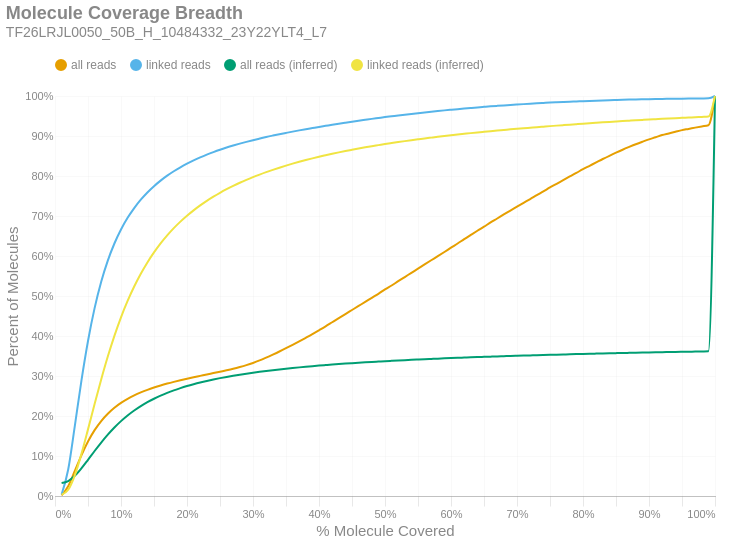

This figure's notebook cell:
### Markdown cell above
### Molecule Read Coverage
This chart shows molecule coverage breadth as computed by the number of bases aligned to that molecule. In other words, "*how much of each unique long molecule is actually sequenced/aligned?*" Keep in mind there is a distinction between sequences and alignments, since some sequences belonging to a particular molecule may not align well and wouldn't appear in the alignment data. This chart also shows molecule coverage breadth as computed by the *inferred fragment* from which the aligned sequences originate. Unlike read coverage, this calculation takes into account the total insert size, including unsequenced gaps between the forward and reverse reads. Like the previous figures, these are cumulative percents.

### Code cell
if SKIPLR:
    print_html(f"Skipped")
else:
    binned_df = consolidated_hist(valids['coverage_bp'], mask, 0.01, True)
    binned_df_inf = consolidated_hist(valids['coverage_inserts'], mask, 0.01, True)
    binned_df = binned_df.with_columns(pl.lit(binned_df_inf['all reads (cumsum)']).alias('all reads (inferred)'))
    binned_df = binned_df.with_columns(pl.lit(binned_df_inf['linked reads (cumsum)']).alias('linked reads (inferred)'))
    binned_df = binned_df.with_columns(
        (pl.col('bin').cast(pl.Float64) + 0.01).alias('right_edge')
    )

    with SafeRender(binned_df):
        (
            density_plot(binned_df, 'Molecule Coverage Breadth', samplename, 'molcov', ['all reads (inferred)','linked reads (inferred)'])
            .encode(
                #x=alt.X('bin:Q', title="% Molecule Covered").axis(format = '%').scale(padding=0),
                x=alt.X('right_edge:Q', title="% Molecule Covered").axis(format='%').scale(padding=0),
                y=alt.Y('value:Q', title='Percent of Molecules')
                    .axis(format='%')
                    .stack(False)
                    .scale(domainMin=0, padding=0),
                color=alt.Color("key:N").scale(domain = ["all reads", "linked reads", "all reads (inferred)", "linked reads (inferred)"]),
                tooltip = [
                    alt.Tooltip("key:N", title = "Data Type"),
                    alt.Tooltip("range_label:N", title="% Molecule Covered"),
                    alt.Tooltip("value:Q", format = ".2%", title="% Molecules")
                ]
            )
        ).display()

### Figure 1 — Vega-Lite specification as saved in the notebook (floating-point values rounded to 4 significant figures)
{"width": "container", "height": 400, "config": {"title": {"anchor": "start", "dy": -15, "fontSize": 18, "color": "#888888", "subtitleColor": "#888888", "subtitleFontSize": 14}, "arc": {"fill": "#0072B2"}, "axis": {"domainColor": "#888888", "domainWidth": 0.5, "gridWidth": 0.2, "grid": false, "titleFontWeight": 400, "titleFontSize": 15, "labelFontSize": 11, "labelColor": "#888888", "tickColor": "#888888", "tickWidth": 0.2, "titleColor": "#888888"}, "axisBand": {"grid": false}, "axisX": {"grid": true, "tickSize": 10, "domainCap": "round"}, "axisY": {"domain": false, "grid": true, "tickSize": 0, "domainCap": "round"}, "background": "transparent", "header": {"labelFontSize": 15, "labelColor": "#888888", "titleFontSize": 15, "titleFontWeight": 600, "titleColor": "#888888"}, "legend": {"labelFont": "sans-serif", "labelFontSize": 12, "labelColor": "#888888", "symbolSize": 100, "symbolType": "circle", "titleFontSize": 12, "titlePadding": 10, "titleColor": "#888888", "title": null, "orient": "top"}, "range": {"category": ["#E69F00", "#56B4E9", "#009E73", "#F0E442", "#0072B2", "#D55E00", "#CC79A7", "#000000"], "diverging": ["#cfe8f3", "#a2d4ec", "#73bfe2", "#46abdb", "#1696d2", "#12719e"]}, "area": {"fill": "#0072B2", "fillOpacity": 0.7, "line": true, "strokeOpacity": 0.7}, "line": {"color": "#0072B2", "stroke": "#0072B2", "strokeWidth": 2}, "trail": {"color": "#0072B2", "stroke": "#0072B2", "strokeWidth": 0, "size": 1}, "point": {"filled": true, "fillOpacity": 1.0, "size": 95}, "text": {"color": "#888888", "fontSize": 11, "align": "right", "fontWeight": 400, "size": 11}, "bar": {"fill": "#0072B2", "stroke": null}, "view": {"stroke": null, "continuousWidth": 660, "continuousHeight": 400}}, "data": {"name": "data-6112b58581c061698026d4d8e98816ea"}, "mark": {"type": "line", "interpolate": "monotone", "point": {"opacity": 0, "size": 275}}, "encoding": {"color": {"field": "key", "scale": {"domain": ["all reads", "linked reads", "all reads (inferred)", "linked reads (inferred)"]}, "type": "nominal"}, "tooltip": [{"field": "key", "title": "Data Type", "type": "nominal"}, {"field": "range_label", "title": "% Molecule Covered", "type": "nominal"}, {"field": "value", "format": ".2%", "title": "% Molecules", "type": "quantitative"}], "x": {"axis": {"format": "%"}, "field": "right_edge", "scale": {"padding": 0}, "title": "% Molecule Covered", "type": "quantitative"}, "y": {"axis": {"format": "%"}, "field": "value", "scale": {"domainMin": 0, "padding": 0}, "stack": false, "title": "Percent of Molecules", "type": "quantitative"}}, "params": [{"name": "param_c36ac31b6afebe62", "select": {"type": "point", "fields": ["key"]}, "bind": "legend"}], "title": {"text": "Molecule Coverage Breadth", "subtitle": "TF26LRJL0050_50B_H_10484332_23Y22YLT4_L7"}, "transform": [{"fold": ["all reads (cumsum)", "linked reads (cumsum)", "all reads (inferred)", "linked reads (inferred)"]}, {"calculate": "replace(datum.key, ' (cumsum)', '')", "as": "key"}, {"filter": {"param": "param_c36ac31b6afebe62"}}], "usermeta": {"embedOptions": {"downloadFileName": "TF26LRJL0050_50B_H_10484332_23Y22YLT4_L7.molcov"}}, "$schema": "https://vega.github.io/schema/vega-lite/v6.4.1.json", "datasets": {"data-6112b58581c061698026d4d8e98816ea": [{"bin": "0.0", "interval": "0.0-0.01", "all reads": 0.001649, "linked reads": 0.003623, "all reads (cumsum)": 0.001649, "linked reads (cumsum)": 0.003623, "range_label": "0.0-0.01", "all reads (inferred)": 0.03259, "linked reads (inferred)": 0.003279, "right_edge": 0.01}, {"bin": "0.01", "interval": "0.01-0.02", "all reads": 0.02273, "linked reads": 0.0627, "all reads (cumsum)": 0.02438, "linked reads (cumsum)": 0.06632, "range_label": "0.01-0.02", "all reads (inferred)": 0.03748, "linked reads (inferred)": 0.01551, "right_edge": 0.02}, {"bin": "0.02", "interval": "0.02-0.03", "all reads": 0.03808, "linked reads": 0.1084, "all reads (cumsum)": 0.06246, "linked reads (cumsum)": 0.1748, "range_label": "0.02-0.03", "all reads (inferred)": 0.05044, "linked reads (inferred)": 0.05169, "right_edge": 0.03}, {"bin": "0.03", "interval": "0.03-0.04", "all reads": 0.0393, "linked reads": 0.1132, "all reads (cumsum)": 0.1018, "linked reads (cumsum)": 0.288, "range_label": "0.03-0.04", "all reads (inferred)": 0.06912, "linked reads (inferred)": 0.105, "right_edge": 0.04}, {"bin": "0.04", "interval": "0.04-0.05", "all reads": 0.03446, "linked reads": 0.09958, "all reads (cumsum)": 0.1362, "linked reads (cumsum)": 0.3876, "range_label": "0.04-0.05", "all reads (inferred)": 0.09053, "linked reads (inferred)": 0.1666, "right_edge": 0.05}, {"bin": "0.05", "interval": "0.05-0.06", "all reads": 0.0284, "linked reads": 0.0821, "all reads (cumsum)": 0.1646, "linked reads (cumsum)": 0.4697, "range_label": "0.05-0.06", "all reads (inferred)": 0.1125, "linked reads (inferred)": 0.2302, "right_edge": 0.06}, {"bin": "0.06", "interval": "0.06-0.07", "all reads": 0.02287, "linked reads": 0.0661, "all reads (cumsum)": 0.1875, "linked reads (cumsum)": 0.5358, "range_label": "0.06-0.07", "all reads (inferred)": 0.1337, "linked reads (inferred)": 0.2915, "right_edge": 0.07}, {"bin": "0.07", "interval": "0.07-0.08", "all reads": 0.01828, "linked reads": 0.05281, "all reads (cumsum)": 0.2058, "linked reads (cumsum)": 0.5886, "range_label": "0.07-0.08", "all reads (inferred)": 0.1534, "linked reads (inferred)": 0.3486, "right_edge": 0.08}, {"bin": "0.08", "interval": "0.08-0.09", "all reads": 0.0148, "linked reads": 0.04271, "all reads (cumsum)": 0.2206, "linked reads (cumsum)": 0.6313, "range_label": "0.08-0.09", "all reads (inferred)": 0.1712, "linked reads (inferred)": 0.4004, "right_edge": 0.09}, {"bin": "0.09", "interval": "0.09-0.1", "all reads": 0.01219, "linked reads": 0.03504, "all reads (cumsum)": 0.2328, "linked reads (cumsum)": 0.6663, "range_label": "0.09-0.1", "all reads (inferred)": 0.1872, "linked reads (inferred)": 0.4468, "right_edge": 0.1}, {"bin": "0.1", "interval": "0.1-0.11", "all reads": 0.01014, "linked reads": 0.02906, "all reads (cumsum)": 0.2429, "linked reads (cumsum)": 0.6954, "range_label": "0.1-0.11", "all reads (inferred)": 0.2012, "linked reads (inferred)": 0.4876, "right_edge": 0.11}, {"bin": "0.11", "interval": "0.11-0.12", "all reads": 0.008608, "linked reads": 0.02452, "all reads (cumsum)": 0.2515, "linked reads (cumsum)": 0.7199, "range_label": "0.11-0.12", "all reads (inferred)": 0.2137, "linked reads (inferred)": 0.5237, "right_edge": 0.12}, {"bin": "0.12", "interval": "0.12-0.13", "all reads": 0.007391, "linked reads": 0.02089, "all reads (cumsum)": 0.2589, "linked reads (cumsum)": 0.7408, "range_label": "0.12-0.13", "all reads (inferred)": 0.2247, "linked reads (inferred)": 0.5556, "right_edge": 0.13}, {"bin": "0.13", "interval": "0.13-0.14", "all reads": 0.006478, "linked reads": 0.01804, "all reads (cumsum)": 0.2654, "linked reads (cumsum)": 0.7588, "range_label": "0.13-0.14", "all reads (inferred)": 0.2345, "linked reads (inferred)": 0.5839, "right_edge": 0.14}, {"bin": "0.14", "interval": "0.14-0.15", "all reads": 0.005742, "linked reads": 0.01569, "all reads (cumsum)": 0.2711, "linked reads (cumsum)": 0.7745, "range_label": "0.14-0.15", "all reads (inferred)": 0.2431, "linked reads (inferred)": 0.609, "right_edge": 0.15}, {"bin": "0.15", "interval": "0.15-0.16", "all reads": 0.005202, "linked reads": 0.01398, "all reads (cumsum)": 0.2763, "linked reads (cumsum)": 0.7885, "range_label": "0.15-0.16", "all reads (inferred)": 0.2509, "linked reads (inferred)": 0.6316, "right_edge": 0.16}, {"bin": "0.16", "interval": "0.16-0.17", "all reads": 0.00471, "linked reads": 0.01235, "all reads (cumsum)": 0.281, "linked reads (cumsum)": 0.8008, "range_label": "0.16-0.17", "all reads (inferred)": 0.2578, "linked reads (inferred)": 0.6516, "right_edge": 0.17}, {"bin": "0.17", "interval": "0.17-0.18", "all reads": 0.004341, "linked reads": 0.01102, "all reads (cumsum)": 0.2854, "linked reads (cumsum)": 0.8119, "range_label": "0.17-0.18", "all reads (inferred)": 0.2641, "linked reads (inferred)": 0.6697, "right_edge": 0.18}, {"bin": "0.18", "interval": "0.18-0.19", "all reads": 0.004048, "linked reads": 0.009914, "all reads (cumsum)": 0.2894, "linked reads (cumsum)": 0.8218, "range_label": "0.18-0.19", "all reads (inferred)": 0.2697, "linked reads (inferred)": 0.686, "right_edge": 0.19}, {"bin": "0.19", "interval": "0.19-0.2", "all reads": 0.003838, "linked reads": 0.00902, "all reads (cumsum)": 0.2933, "linked reads (cumsum)": 0.8308, "range_label": "0.19-0.2", "all reads (inferred)": 0.2748, "linked reads (inferred)": 0.7007, "right_edge": 0.2}, {"bin": "0.2", "interval": "0.2-0.21", "all reads": 0.003573, "linked reads": 0.008153, "all reads (cumsum)": 0.2968, "linked reads (cumsum)": 0.8389, "range_label": "0.2-0.21", "all reads (inferred)": 0.2794, "linked reads (inferred)": 0.7141, "right_edge": 0.21}, {"bin": "0.21", "interval": "0.21-0.22", "all reads": 0.003484, "linked reads": 0.007519, "all reads (cumsum)": 0.3003, "linked reads (cumsum)": 0.8465, "range_label": "0.21-0.22", "all reads (inferred)": 0.2837, "linked reads (inferred)": 0.7265, "right_edge": 0.22}, {"bin": "0.22", "interval": "0.22-0.23", "all reads": 0.003469, "linked reads": 0.006929, "all reads (cumsum)": 0.3038, "linked reads (cumsum)": 0.8534, "range_label": "0.22-0.23", "all reads (inferred)": 0.2877, "linked reads (inferred)": 0.7378, "right_edge": 0.23}, {"bin": "0.23", "interval": "0.23-0.24", "all reads": 0.003517, "linked reads": 0.006378, "all reads (cumsum)": 0.3073, "linked reads (cumsum)": 0.8598, "range_label": "0.23-0.24", "all reads (inferred)": 0.2913, "linked reads (inferred)": 0.7483, "right_edge": 0.24}, {"bin": "0.24", "interval": "0.24-0.25", "all reads": 0.003495, "linked reads": 0.005929, "all reads (cumsum)": 0.3108, "linked reads (cumsum)": 0.8657, "range_label": "0.24-0.25", "all reads (inferred)": 0.2947, "linked reads (inferred)": 0.7581, "right_edge": 0.25}, {"bin": "0.25", "interval": "0.25-0.26", "all reads": 0.003451, "linked reads": 0.005399, "all reads (cumsum)": 0.3142, "linked reads (cumsum)": 0.8711, "range_label": "0.25-0.26", "all reads (inferred)": 0.2978, "linked reads (inferred)": 0.767, "right_edge": 0.26}, {"bin": "0.26", "interval": "0.26-0.27", "all reads": 0.003753, "linked reads": 0.005018, "all reads (cumsum)": 0.318, "linked reads (cumsum)": 0.8761, "range_label": "0.26-0.27", "all reads (inferred)": 0.3006, "linked reads (inferred)": 0.7753, "right_edge": 0.27}, {"bin": "0.27", "interval": "0.27-0.28", "all reads": 0.004309, "linked reads": 0.004736, "all reads (cumsum)": 0.3223, "linked reads (cumsum)": 0.8809, "range_label": "0.27-0.28", "all reads (inferred)": 0.3033, "linked reads (inferred)": 0.7831, "right_edge": 0.28}, {"bin": "0.28", "interval": "0.28-0.29", "all reads": 0.004813, "linked reads": 0.004517, "all reads (cumsum)": 0.3271, "linked reads (cumsum)": 0.8854, "range_label": "0.28-0.29", "all reads (inferred)": 0.3059, "linked reads (inferred)": 0.7904, "right_edge": 0.29}, {"bin": "0.29", "interval": "0.29-0.3", "all reads": 0.005493, "linked reads": 0.00421, "all reads (cumsum)": 0.3326, "linked reads (cumsum)": 0.8896, "range_label": "0.29-0.3", "all reads (inferred)": 0.3082, "linked reads (inferred)": 0.7972, "right_edge": 0.3}, {"bin": "0.3", "interval": "0.3-0.31", "all reads": 0.006331, "linked reads": 0.003993, "all reads (cumsum)": 0.3389, "linked reads (cumsum)": 0.8936, "range_label": "0.3-0.31", "all reads (inferred)": 0.3105, "linked reads (inferred)": 0.8036, "right_edge": 0.31}, {"bin": "0.31", "interval": "0.31-0.32", "all reads": 0.007121, "linked reads": 0.003893, "all reads (cumsum)": 0.3461, "linked reads (cumsum)": 0.8975, "range_label": "0.31-0.32", "all reads (inferred)": 0.3126, "linked reads (inferred)": 0.8097, "right_edge": 0.32}, {"bin": "0.32", "interval": "0.32-0.33", "all reads": 0.0075, "linked reads": 0.003567, "all reads (cumsum)": 0.3536, "linked reads (cumsum)": 0.901, "range_label": "0.32-0.33", "all reads (inferred)": 0.3146, "linked reads (inferred)": 0.8154, "right_edge": 0.33}, {"bin": "0.33", "interval": "0.33-0.34", "all reads": 0.007747, "linked reads": 0.003413, "all reads (cumsum)": 0.3613, "linked reads (cumsum)": 0.9044, "range_label": "0.33-0.34", "all reads (inferred)": 0.3164, "linked reads (inferred)": 0.8208, "right_edge": 0.34}, {"bin": "0.34", "interval": "0.34-0.35", "all reads": 0.008144, "linked reads": 0.003291, "all reads (cumsum)": 0.3695, "linked reads (cumsum)": 0.9077, "range_label": "0.34-0.35", "all reads (inferred)": 0.3182, "linked reads (inferred)": 0.8259, "right_edge": 0.35}, {"bin": "0.35", "interval": "0.35-0.36", "all reads": 0.008483, "linked reads": 0.003235, "all reads (cumsum)": 0.3779, "linked reads (cumsum)": 0.911, "range_label": "0.35-0.36", "all reads (inferred)": 0.3199, "linked reads (inferred)": 0.8309, "right_edge": 0.36}, {"bin": "0.36", "interval": "0.36-0.37", "all reads": 0.008685, "linked reads": 0.003117, "all reads (cumsum)": 0.3866, "linked reads (cumsum)": 0.9141, "range_label": "0.36-0.37", "all reads (inferred)": 0.3216, "linked reads (inferred)": 0.8355, "right_edge": 0.37}, {"bin": "0.37", "interval": "0.37-0.38", "all reads": 0.008956, "linked reads": 0.00295, "all reads (cumsum)": 0.3956, "linked reads (cumsum)": 0.917, "range_label": "0.37-0.38", "all reads (inferred)": 0.3231, "linked reads (inferred)": 0.8399, "right_edge": 0.38}, {"bin": "0.38", "interval": "0.38-0.39", "all reads": 0.009146, "linked reads": 0.002862, "all reads (cumsum)": 0.4047, "linked reads (cumsum)": 0.9199, "range_label": "0.38-0.39", "all reads (inferred)": 0.3246, "linked reads (inferred)": 0.8441, "right_edge": 0.39}, {"bin": "0.39", "interval": "0.39-0.4", "all reads": 0.009597, "linked reads": 0.002866, "all reads (cumsum)": 0.4143, "linked reads (cumsum)": 0.9228, "range_label": "0.39-0.4", "all reads (inferred)": 0.326, "linked reads (inferred)": 0.8481, "right_edge": 0.4}, {"bin": "0.4", "interval": "0.4-0.41", "all reads": 0.009787, "linked reads": 0.00268, "all reads (cumsum)": 0.4241, "linked reads (cumsum)": 0.9255, "range_label": "0.4-0.41", "all reads (inferred)": 0.3273, "linked reads (inferred)": 0.8519, "right_edge": 0.41}, {"bin": "0.41", "interval": "0.41-0.42", "all reads": 0.01032, "linked reads": 0.002704, "all reads (cumsum)": 0.4344, "linked reads (cumsum)": 0.9282, "range_label": "0.41-0.42", "all reads (inferred)": 0.3286, "linked reads (inferred)": 0.8556, "right_edge": 0.42}, {"bin": "0.42", "interval": "0.42-0.43", "all reads": 0.01029, "linked reads": 0.002594, "all reads (cumsum)": 0.4447, "linked reads (cumsum)": 0.9307, "range_label": "0.42-0.43", "all reads (inferred)": 0.3298, "linked reads (inferred)": 0.8591, "right_edge": 0.43}, {"bin": "0.43", "interval": "0.43-0.44", "all reads": 0.01008, "linked reads": 0.002511, "all reads (cumsum)": 0.4548, "linked reads (cumsum)": 0.9333, "range_label": "0.43-0.44", "all reads (inferred)": 0.3309, "linked reads (inferred)": 0.8624, "right_edge": 0.44}, {"bin": "0.44", "interval": "0.44-0.45", "all reads": 0.01017, "linked reads": 0.002477, "all reads (cumsum)": 0.465, "linked reads (cumsum)": 0.9357, "range_label": "0.44-0.45", "all reads (inferred)": 0.3321, "linked reads (inferred)": 0.8656, "right_edge": 0.45}, {"bin": "0.45", "interval": "0.45-0.46", "all reads": 0.01017, "linked reads": 0.002413, "all reads (cumsum)": 0.4751, "linked reads (cumsum)": 0.9382, "range_label": "0.45-0.46", "all reads (inferred)": 0.3331, "linked reads (inferred)": 0.8687, "right_edge": 0.46}, {"bin": "0.46", "interval": "0.46-0.47", "all reads": 0.01006, "linked reads": 0.002335, "all reads (cumsum)": 0.4852, "linked reads (cumsum)": 0.9405, "range_label": "0.46-0.47", "all reads (inferred)": 0.3342, "linked reads (inferred)": 0.8717, "right_edge": 0.47}, {"bin": "0.47", "interval": "0.47-0.48", "all reads": 0.01034, "linked reads": 0.002326, "all reads (cumsum)": 0.4955, "linked reads (cumsum)": 0.9428, "range_label": "0.47-0.48", "all reads (inferred)": 0.3352, "linked reads (inferred)": 0.8745, "right_edge": 0.48}, {"bin": "0.48", "interval": "0.48-0.49", "all reads": 0.009987, "linked reads": 0.002193, "all reads (cumsum)": 0.5055, "linked reads (cumsum)": 0.945, "range_label": "0.48-0.49", "all reads (inferred)": 0.3361, "linked reads (inferred)": 0.8772, "right_edge": 0.49}, {"bin": "0.49", "interval": "0.49-0.5", "all reads": 0.01117, "linked reads": 0.002207, "all reads (cumsum)": 0.5167, "linked reads (cumsum)": 0.9472, "range_label": "0.49-0.5", "all reads (inferred)": 0.3371, "linked reads (inferred)": 0.8799, "right_edge": 0.5}, {"bin": "0.5", "interval": "0.5-0.51", "all reads": 0.009574, "linked reads": 0.002044, "all reads (cumsum)": 0.5263, "linked reads (cumsum)": 0.9493, "range_label": "0.5-0.51", "all reads (inferred)": 0.3379, "linked reads (inferred)": 0.8824, "right_edge": 0.51}, {"bin": "0.51", "interval": "0.51-0.52", "all reads": 0.01074, "linked reads": 0.002063, "all reads (cumsum)": 0.537, "linked reads (cumsum)": 0.9513, "range_label": "0.51-0.52", "all reads (inferred)": 0.3388, "linked reads (inferred)": 0.8848, "right_edge": 0.52}, {"bin": "0.52", "interval": "0.52-0.53", "all reads": 0.01038, "linked reads": 0.002009, "all reads (cumsum)": 0.5474, "linked reads (cumsum)": 0.9533, "range_label": "0.52-0.53", "all reads (inferred)": 0.3396, "linked reads (inferred)": 0.8872, "right_edge": 0.53}, {"bin": "0.53", "interval": "0.53-0.54", "all reads": 0.01058, "linked reads": 0.001937, "all reads (cumsum)": 0.558, "linked reads (cumsum)": 0.9553, "range_label": "0.53-0.54", "all reads (inferred)": 0.3404, "linked reads (inferred)": 0.8895, "right_edge": 0.54}, {"bin": "0.54", "interval": "0.54-0.55", "all reads": 0.01032, "linked reads": 0.001874, "all reads (cumsum)": 0.5683, "linked reads (cumsum)": 0.9571, "range_label": "0.54-0.55", "all reads (inferred)": 0.3412, "linked reads (inferred)": 0.8917, "right_edge": 0.55}, {"bin": "0.55", "interval": "0.55-0.56", "all reads": 0.01061, "linked reads": 0.001801, "all reads (cumsum)": 0.5789, "linked reads (cumsum)": 0.9589, "range_label": "0.55-0.56", "all reads (inferred)": 0.342, "linked reads (inferred)": 0.8939, "right_edge": 0.56}, {"bin": "0.56", "interval": "0.56-0.57", "all reads": 0.01042, "linked reads": 0.0018, "all reads (cumsum)": 0.5893, "linked reads (cumsum)": 0.9607, "range_label": "0.56-0.57", "all reads (inferred)": 0.3427, "linked reads (inferred)": 0.8959, "right_edge": 0.57}, {"bin": "0.57", "interval": "0.57-0.58", "all reads": 0.01025, "linked reads": 0.0017, "all reads (cumsum)": 0.5996, "linked reads (cumsum)": 0.9624, "range_label": "0.57-0.58", "all reads (inferred)": 0.3434, "linked reads (inferred)": 0.898, "right_edge": 0.58}, {"bin": "0.58", "interval": "0.58-0.59", "all reads": 0.01046, "linked reads": 0.001617, "all reads (cumsum)": 0.61, "linked reads (cumsum)": 0.9641, "range_label": "0.58-0.59", "all reads (inferred)": 0.3441, "linked reads (inferred)": 0.8999, "right_edge": 0.59}, {"bin": "0.59", "interval": "0.59-0.6", "all reads": 0.01073, "linked reads": 0.001568, "all reads (cumsum)": 0.6208, "linked reads (cumsum)": 0.9656, "range_label": "0.59-0.6", "all reads (inferred)": 0.3448, "linked reads (inferred)": 0.9018, "right_edge": 0.6}, {"bin": "0.6", "interval": "0.6-0.61", "all reads": 0.01047, "linked reads": 0.001549, "all reads (cumsum)": 0.6312, "linked reads (cumsum)": 0.9672, "range_label": "0.6-0.61", "all reads (inferred)": 0.3454, "linked reads (inferred)": 0.9037, "right_edge": 0.61}, {"bin": "0.61", "interval": "0.61-0.62", "all reads": 0.01093, "linked reads": 0.001499, "all reads (cumsum)": 0.6422, "linked reads (cumsum)": 0.9687, "range_label": "0.61-0.62", "all reads (inferred)": 0.3461, "linked reads (inferred)": 0.9054, "right_edge": 0.62}, {"bin": "0.62", "interval": "0.62-0.63", "all reads": 0.01054, "linked reads": 0.001428, "all reads (cumsum)": 0.6527, "linked reads (cumsum)": 0.9701, "range_label": "0.62-0.63", "all reads (inferred)": 0.3467, "linked reads (inferred)": 0.9072, "right_edge": 0.63}, {"bin": "0.63", "interval": "0.63-0.64", "all reads": 0.01044, "linked reads": 0.0014, "all reads (cumsum)": 0.6632, "linked reads (cumsum)": 0.9715, "range_label": "0.63-0.64", "all reads (inferred)": 0.3473, "linked reads (inferred)": 0.9089, "right_edge": 0.64}, {"bin": "0.64", "interval": "0.64-0.65", "all reads": 0.01016, "linked reads": 0.001328, "all reads (cumsum)": 0.6733, "linked reads (cumsum)": 0.9728, "range_label": "0.64-0.65", "all reads (inferred)": 0.3479, "linked reads (inferred)": 0.9105, "right_edge": 0.65}, {"bin": "0.65", "interval": "0.65-0.66", "all reads": 0.01055, "linked reads": 0.001311, "all reads (cumsum)": 0.6839, "linked reads (cumsum)": 0.9741, "range_label": "0.65-0.66", "all reads (inferred)": 0.3484, "linked reads (inferred)": 0.9121, "right_edge": 0.66}, {"bin": "0.66", "interval": "0.66-0.67", "all reads": 0.009883, "linked reads": 0.001205, "all reads (cumsum)": 0.6938, "linked reads (cumsum)": 0.9753, "range_label": "0.66-0.67", "all reads (inferred)": 0.349, "linked reads (inferred)": 0.9136, "right_edge": 0.67}, {"bin": "0.67", "interval": "0.67-0.68", "all reads": 0.01009, "linked reads": 0.001164, "all reads (cumsum)": 0.7039, "linked reads (cumsum)": 0.9765, "range_label": "0.67-0.68", "all reads (inferred)": 0.3495, "linked reads (inferred)": 0.9151, "right_edge": 0.68}, {"bin": "0.68", "interval": "0.68-0.69", "all reads": 0.009733, "linked reads": 0.001109, "all reads (cumsum)": 0.7136, "linked reads (cumsum)": 0.9776, "range_label": "0.68-0.69", "all reads (inferred)": 0.3501, "linked reads (inferred)": 0.9166, "right_edge": 0.69}, {"bin": "0.69", "interval": "0.69-0.7", "all reads": 0.009831, "linked reads": 0.00105, "all reads (cumsum)": 0.7234, "linked reads (cumsum)": 0.9787, "range_label": "0.69-0.7", "all reads (inferred)": 0.3506, "linked reads (inferred)": 0.918, "right_edge": 0.7}, {"bin": "0.7", "interval": "0.7-0.71", "all reads": 0.00957, "linked reads": 0.001023, "all reads (cumsum)": 0.733, "linked reads (cumsum)": 0.9797, "range_label": "0.7-0.71", "all reads (inferred)": 0.3511, "linked reads (inferred)": 0.9194, "right_edge": 0.71}, {"bin": "0.71", "interval": "0.71-0.72", "all reads": 0.009429, "linked reads": 0.0009933, "all reads (cumsum)": 0.7424, "linked reads (cumsum)": 0.9807, "range_label": "0.71-0.72", "all reads (inferred)": 0.3516, "linked reads (inferred)": 0.9208, "right_edge": 0.72}, {"bin": "0.72", "interval": "0.72-0.73", "all reads": 0.009751, "linked reads": 0.0009487, "all reads (cumsum)": 0.7522, "linked reads (cumsum)": 0.9816, "range_label": "0.72-0.73", "all reads (inferred)": 0.352, "linked reads (inferred)": 0.9221, "right_edge": 0.73}, {"bin": "0.73", "interval": "0.73-0.74", "all reads": 0.009369, "linked reads": 0.0009152, "all reads (cumsum)": 0.7615, "linked reads (cumsum)": 0.9825, "range_label": "0.73-0.74", "all reads (inferred)": 0.3525, "linked reads (inferred)": 0.9234, "right_edge": 0.74}, {"bin": "0.74", "interval": "0.74-0.75", "all reads": 0.009804, "linked reads": 0.0009115, "all reads (cumsum)": 0.7713, "linked reads (cumsum)": 0.9835, "range_label": "0.74-0.75", "all reads (inferred)": 0.353, "linked reads (inferred)": 0.9247, "right_edge": 0.75}, {"bin": "0.75", "interval": "0.75-0.76", "all reads": 0.009137, "linked reads": 0.0008027, "all reads (cumsum)": 0.7805, "linked reads (cumsum)": 0.9843, "range_label": "0.75-0.76", "all reads (inferred)": 0.3534, "linked reads (inferred)": 0.9259, "right_edge": 0.76}, {"bin": "0.76", "interval": "0.76-0.77", "all reads": 0.009247, "linked reads": 0.0007701, "all reads (cumsum)": 0.7897, "linked reads (cumsum)": 0.985, "range_label": "0.76-0.77", "all reads (inferred)": 0.3539, "linked reads (inferred)": 0.9272, "right_edge": 0.77}, {"bin": "0.77", "interval": "0.77-0.78", "all reads": 0.009118, "linked reads": 0.0007428, "all reads (cumsum)": 0.7988, "linked reads (cumsum)": 0.9858, "range_label": "0.77-0.78", "all reads (inferred)": 0.3543, "linked reads (inferred)": 0.9284, "right_edge": 0.78}, {"bin": "0.78", "interval": "0.78-0.79", "all reads": 0.008938, "linked reads": 0.0006819, "all reads (cumsum)": 0.8078, "linked reads (cumsum)": 0.9865, "range_label": "0.78-0.79", "all reads (inferred)": 0.3547, "linked reads (inferred)": 0.9296, "right_edge": 0.79}, {"bin": "0.79", "interval": "0.79-0.8", "all reads": 0.009345, "linked reads": 0.0007093, "all reads (cumsum)": 0.8171, "linked reads (cumsum)": 0.9872, "range_label": "0.79-0.8", "all reads (inferred)": 0.3552, "linked reads (inferred)": 0.9307, "right_edge": 0.8}, {"bin": "0.8", "interval": "0.8-0.81", "all reads": 0.00845, "linked reads": 0.0006345, "all reads (cumsum)": 0.8256, "linked reads (cumsum)": 0.9878, "range_label": "0.8-0.81", "all reads (inferred)": 0.3556, "linked reads (inferred)": 0.9319, "right_edge": 0.81}, {"bin": "0.81", "interval": "0.81-0.82", "all reads": 0.008436, "linked reads": 0.0006087, "all reads (cumsum)": 0.834, "linked reads (cumsum)": 0.9884, "range_label": "0.81-0.82", "all reads (inferred)": 0.356, "linked reads (inferred)": 0.933, "right_edge": 0.82}, {"bin": "0.82", "interval": "0.82-0.83", "all reads": 0.008461, "linked reads": 0.0005894, "all reads (cumsum)": 0.8425, "linked reads (cumsum)": 0.989, "range_label": "0.82-0.83", "all reads (inferred)": 0.3564, "linked reads (inferred)": 0.9341, "right_edge": 0.83}, {"bin": "0.83", "interval": "0.83-0.84", "all reads": 0.008065, "linked reads": 0.0005549, "all reads (cumsum)": 0.8505, "linked reads (cumsum)": 0.9896, "range_label": "0.83-0.84", "all reads (inferred)": 0.3568, "linked reads (inferred)": 0.9352, "right_edge": 0.84}, {"bin": "0.84", "interval": "0.84-0.85", "all reads": 0.0077, "linked reads": 0.000494, "all reads (cumsum)": 0.8582, "linked reads (cumsum)": 0.99, "range_label": "0.84-0.85", "all reads (inferred)": 0.3572, "linked reads (inferred)": 0.9363, "right_edge": 0.85}, {"bin": "0.85", "interval": "0.85-0.86", "all reads": 0.007463, "linked reads": 0.0004845, "all reads (cumsum)": 0.8657, "linked reads (cumsum)": 0.9905, "range_label": "0.85-0.86", "all reads (inferred)": 0.3575, "linked reads (inferred)": 0.9373, "right_edge": 0.86}, {"bin": "0.86", "interval": "0.86-0.87", "all reads": 0.006986, "linked reads": 0.0004547, "all reads (cumsum)": 0.8727, "linked reads (cumsum)": 0.991, "range_label": "0.86-0.87", "all reads (inferred)": 0.3579, "linked reads (inferred)": 0.9383, "right_edge": 0.87}, {"bin": "0.87", "interval": "0.87-0.88", "all reads": 0.006739, "linked reads": 0.0004101, "all reads (cumsum)": 0.8794, "linked reads (cumsum)": 0.9914, "range_label": "0.87-0.88", "all reads (inferred)": 0.3582, "linked reads (inferred)": 0.9393, "right_edge": 0.88}, {"bin": "0.88", "interval": "0.88-0.89", "all reads": 0.006254, "linked reads": 0.0003529, "all reads (cumsum)": 0.8857, "linked reads (cumsum)": 0.9918, "range_label": "0.88-0.89", "all reads (inferred)": 0.3586, "linked reads (inferred)": 0.9402, "right_edge": 0.89}, {"bin": "0.89", "interval": "0.89-0.9", "all reads": 0.005974, "linked reads": 0.0003428, "all reads (cumsum)": 0.8917, "linked reads (cumsum)": 0.9921, "range_label": "0.89-0.9", "all reads (inferred)": 0.3589, "linked reads (inferred)": 0.9412, "right_edge": 0.9}, {"bin": "0.9", "interval": "0.9-0.91", "all reads": 0.005197, "linked reads": 0.0003004, "all reads (cumsum)": 0.8968, "linked reads (cumsum)": 0.9924, "range_label": "0.9-0.91", "all reads (inferred)": 0.3592, "linked reads (inferred)": 0.942, "right_edge": 0.91}, {"bin": "0.91", "interval": "0.91-0.92", "all reads": 0.005463, "linked reads": 0.0003004, "all reads (cumsum)": 0.9023, "linked reads (cumsum)": 0.9927, "range_label": "0.91-0.92", "all reads (inferred)": 0.3595, "linked reads (inferred)": 0.9429, "right_edge": 0.92}, {"bin": "0.92", "interval": "0.92-0.93", "all reads": 0.004137, "linked reads": 0.0002493, "all reads (cumsum)": 0.9064, "linked reads (cumsum)": 0.9929, "range_label": "0.92-0.93", "all reads (inferred)": 0.3599, "linked reads (inferred)": 0.9438, "right_edge": 0.93}, {"bin": "0.93", "interval": "0.93-0.94", "all reads": 0.004167, "linked reads": 0.0002413, "all reads (cumsum)": 0.9106, "linked reads (cumsum)": 0.9932, "range_label": "0.93-0.94", "all reads (inferred)": 0.3602, "linked reads (inferred)": 0.9446, "right_edge": 0.94}, {"bin": "0.94", "interval": "0.94-0.95", "all reads": 0.004057, "linked reads": 0.0002229, "all reads (cumsum)": 0.9147, "linked reads (cumsum)": 0.9934, "range_label": "0.94-0.95", "all reads (inferred)": 0.3604, "linked reads (inferred)": 0.9454, "right_edge": 0.95}, {"bin": "0.95", "interval": "0.95-0.96", "all reads": 0.003064, "linked reads": 0.0002048, "all reads (cumsum)": 0.9177, "linked reads (cumsum)": 0.9936, "range_label": "0.95-0.96", "all reads (inferred)": 0.3607, "linked reads (inferred)": 0.9462, "right_edge": 0.96}, {"bin": "0.96", "interval": "0.96-0.97", "all reads": 0.00323, "linked reads": 0.0001931, "all reads (cumsum)": 0.921, "linked reads (cumsum)": 0.9938, "range_label": "0.96-0.97", "all reads (inferred)": 0.361, "linked reads (inferred)": 0.947, "right_edge": 0.97}, {"bin": "0.97", "interval": "0.97-0.98", "all reads": 0.002988, "linked reads": 0.0001614, "all reads (cumsum)": 0.924, "linked reads (cumsum)": 0.994, "range_label": "0.97-0.98", "all reads (inferred)": 0.3613, "linked reads (inferred)": 0.9477, "right_edge": 0.98}, {"bin": "0.98", "interval": "0.98-0.99", "all reads": 0.002789, "linked reads": 0.0001872, "all reads (cumsum)": 0.9267, "linked reads (cumsum)": 0.9942, "range_label": "0.98-0.99", "all reads (inferred)": 0.3616, "linked reads (inferred)": 0.9485, "right_edge": 0.99}, {"bin": "0.99", "interval": "0.99-1.0", "all reads": 0.07326, "linked reads": 0.005846, "all reads (cumsum)": 1.0, "linked reads (cumsum)": 1.0, "range_label": "0.99-1.0", "all reads (inferred)": 1.0, "linked reads (inferred)": 1.0, "right_edge": 1.0}]}}
